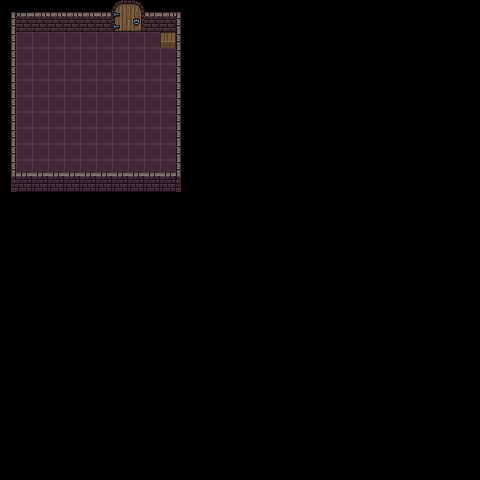

A level layout from a 2D game, rendered from its tile map. Below: a short description, then the map file with its tile-grid data intact:
An orthogonal 30x30 tile map with 16x16 px tiles, 2 tile layers (tileSet, colisionables).

<map version="1.10" tiledversion="1.11.2" orientation="orthogonal" renderorder="right-down" width="30" height="30" tilewidth="16" tileheight="16" infinite="0" nextlayerid="3" nextobjectid="1">
 <tileset firstgid="1" name="tileSet" tilewidth="16" tileheight="16" tilecount="512" columns="32">
  <image source="0x72_16x16DungeonTileset.v5.png" width="512" height="256" />
 </tileset>
 <layer id="1" name="tileSet" width="30" height="30">
  <data encoding="csv">
0,0,0,0,0,0,0,0,0,0,0,0,0,0,0,0,0,0,0,0,0,0,0,0,0,0,0,0,0,0,
0,253,253,253,253,253,253,253,253,253,253,0,0,0,0,0,0,0,0,0,0,0,0,0,0,0,0,0,0,0,
0,253,253,253,253,253,253,253,253,253,253,0,0,0,0,0,0,0,0,0,0,0,0,0,0,0,0,0,0,0,
0,253,253,253,253,253,253,253,253,253,253,0,0,0,0,0,0,0,0,0,0,0,0,0,0,0,0,0,0,0,
0,253,253,253,253,253,253,253,253,253,253,0,0,0,0,0,0,0,0,0,0,0,0,0,0,0,0,0,0,0,
0,253,253,253,253,253,253,253,253,253,253,0,0,0,0,0,0,0,0,0,0,0,0,0,0,0,0,0,0,0,
0,253,253,253,253,253,253,253,253,253,253,0,0,0,0,0,0,0,0,0,0,0,0,0,0,0,0,0,0,0,
0,253,253,253,253,253,253,253,253,253,253,0,0,0,0,0,0,0,0,0,0,0,0,0,0,0,0,0,0,0,
0,253,253,253,253,253,253,253,253,253,253,0,0,0,0,0,0,0,0,0,0,0,0,0,0,0,0,0,0,0,
0,253,253,253,253,253,253,253,253,253,253,0,0,0,0,0,0,0,0,0,0,0,0,0,0,0,0,0,0,0,
0,253,253,253,253,253,253,253,253,253,253,0,0,0,0,0,0,0,0,0,0,0,0,0,0,0,0,0,0,0,
0,0,0,0,0,0,0,0,0,0,253,0,0,0,0,0,0,0,0,0,0,0,0,0,0,0,0,0,0,0,
0,0,0,0,0,0,0,0,0,0,0,0,0,0,0,0,0,0,0,0,0,0,0,0,0,0,0,0,0,0,
0,0,0,0,0,0,0,0,0,0,0,0,0,0,0,0,0,0,0,0,0,0,0,0,0,0,0,0,0,0,
0,0,0,0,0,0,0,0,0,0,0,0,0,0,0,0,0,0,0,0,0,0,0,0,0,0,0,0,0,0,
0,0,0,0,0,0,0,0,0,0,0,0,0,0,0,0,0,0,0,0,0,0,0,0,0,0,0,0,0,0,
0,0,0,0,0,0,0,0,0,0,0,0,0,0,0,0,0,0,0,0,0,0,0,0,0,0,0,0,0,0,
0,0,0,0,0,0,0,0,0,0,0,0,0,0,0,0,0,0,0,0,0,0,0,0,0,0,0,0,0,0,
0,0,0,0,0,0,0,0,0,0,0,0,0,0,0,0,0,0,0,0,0,0,0,0,0,0,0,0,0,0,
0,0,0,0,0,0,0,0,0,0,0,0,0,0,0,0,0,0,0,0,0,0,0,0,0,0,0,0,0,0,
0,0,0,0,0,0,0,0,0,0,0,0,0,0,0,0,0,0,0,0,0,0,0,0,0,0,0,0,0,0,
0,0,0,0,0,0,0,0,0,0,0,0,0,0,0,0,0,0,0,0,0,0,0,0,0,0,0,0,0,0,
0,0,0,0,0,0,0,0,0,0,0,0,0,0,0,0,0,0,0,0,0,0,0,0,0,0,0,0,0,0,
0,0,0,0,0,0,0,0,0,0,0,0,0,0,0,0,0,0,0,0,0,0,0,0,0,0,0,0,0,0,
0,0,0,0,0,0,0,0,0,0,0,0,0,0,0,0,0,0,0,0,0,0,0,0,0,0,0,0,0,0,
0,0,0,0,0,0,0,0,0,0,0,0,0,0,0,0,0,0,0,0,0,0,0,0,0,0,0,0,0,0,
0,0,0,0,0,0,0,0,0,0,0,0,0,0,0,0,0,0,0,0,0,0,0,0,0,0,0,0,0,0,
0,0,0,0,0,0,0,0,0,0,0,0,0,0,0,0,0,0,0,0,0,0,0,0,0,0,0,0,0,0,
0,0,0,0,0,0,0,0,0,0,0,0,0,0,0,0,0,0,0,0,0,0,0,0,0,0,0,0,0,0,
0,0,0,0,0,0,0,0,0,0,0,0,0,0,0,0,0,0,0,0,0,0,0,0,0,0,0,0,0,0
</data>
 </layer>
 <layer id="2" name="colisionables" width="30" height="30">
  <data encoding="csv">
17,20,2,2,2,2,55,56,57,58,2,19,0,0,0,0,0,0,0,0,0,0,0,0,0,0,0,0,0,0,
49,35,35,35,35,35,35,88,89,35,35,51,0,0,0,0,0,0,0,0,0,0,0,0,0,0,0,0,0,0,
49,0,0,0,0,0,0,0,0,0,199,51,0,0,0,0,0,0,0,0,0,0,0,0,0,0,0,0,0,0,
49,0,0,0,0,0,0,0,0,0,0,51,0,0,0,0,0,0,0,0,0,0,0,0,0,0,0,0,0,0,
49,0,0,0,0,0,0,0,0,0,0,51,0,0,0,0,0,0,0,0,0,0,0,0,0,0,0,0,0,0,
49,0,0,0,0,0,0,0,0,0,0,51,0,0,0,0,0,0,0,0,0,0,0,0,0,0,0,0,0,0,
49,0,0,0,0,0,0,0,0,0,0,51,0,0,0,0,0,0,0,0,0,0,0,0,0,0,0,0,0,0,
49,0,0,0,0,0,0,0,0,0,0,51,0,0,0,0,0,0,0,0,0,0,0,0,0,0,0,0,0,0,
49,0,0,0,0,0,0,0,0,0,0,51,0,0,0,0,0,0,0,0,0,0,0,0,0,0,0,0,0,0,
49,0,0,0,0,0,0,0,0,0,0,51,0,0,0,0,0,0,0,0,0,0,0,0,0,0,0,0,0,0,
49,18,18,18,18,18,18,18,18,18,18,51,0,0,0,0,0,0,0,0,0,0,0,0,0,0,0,0,0,0,
113,117,117,117,117,117,117,117,117,117,117,115,0,0,0,0,0,0,0,0,0,0,0,0,0,0,0,0,0,0,
0,0,0,0,0,0,0,0,0,0,0,0,0,0,0,0,0,0,0,0,0,0,0,0,0,0,0,0,0,0,
0,0,0,0,0,0,0,0,0,0,0,0,0,0,0,0,0,0,0,0,0,0,0,0,0,0,0,0,0,0,
0,0,0,0,0,0,0,0,0,0,0,0,0,0,0,0,0,0,0,0,0,0,0,0,0,0,0,0,0,0,
0,0,0,0,0,0,0,0,0,0,0,0,0,0,0,0,0,0,0,0,0,0,0,0,0,0,0,0,0,0,
0,0,0,0,0,0,0,0,0,0,0,0,0,0,0,0,0,0,0,0,0,0,0,0,0,0,0,0,0,0,
0,0,0,0,0,0,0,0,0,0,0,0,0,0,0,0,0,0,0,0,0,0,0,0,0,0,0,0,0,0,
0,0,0,0,0,0,0,0,0,0,0,0,0,0,0,0,0,0,0,0,0,0,0,0,0,0,0,0,0,0,
0,0,0,0,0,0,0,0,0,0,0,0,0,0,0,0,0,0,0,0,0,0,0,0,0,0,0,0,0,0,
0,0,0,0,0,0,0,0,0,0,0,0,0,0,0,0,0,0,0,0,0,0,0,0,0,0,0,0,0,0,
0,0,0,0,0,0,0,0,0,0,0,0,0,0,0,0,0,0,0,0,0,0,0,0,0,0,0,0,0,0,
0,0,0,0,0,0,0,0,0,0,0,0,0,0,0,0,0,0,0,0,0,0,0,0,0,0,0,0,0,0,
0,0,0,0,0,0,0,0,0,0,0,0,0,0,0,0,0,0,0,0,0,0,0,0,0,0,0,0,0,0,
0,0,0,0,0,0,0,0,0,0,0,0,0,0,0,0,0,0,0,0,0,0,0,0,0,0,0,0,0,0,
0,0,0,0,0,0,0,0,0,0,0,0,0,0,0,0,0,0,0,0,0,0,0,0,0,0,0,0,0,0,
0,0,0,0,0,0,0,0,0,0,0,0,0,0,0,0,0,0,0,0,0,0,0,0,0,0,0,0,0,0,
0,0,0,0,0,0,0,0,0,0,0,0,0,0,0,0,0,0,0,0,0,0,0,0,0,0,0,0,0,0,
0,0,0,0,0,0,0,0,0,0,0,0,0,0,0,0,0,0,0,0,0,0,0,0,0,0,0,0,0,0,
0,0,0,0,0,0,0,0,0,0,0,0,0,0,0,0,0,0,0,0,0,0,0,0,0,0,0,0,0,0
</data>
 </layer>
</map>
